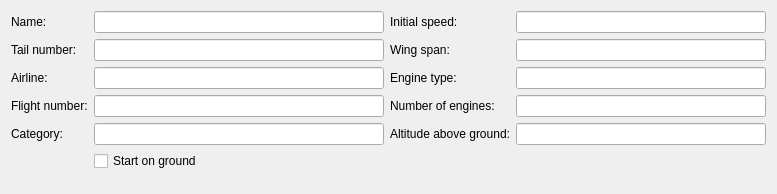
<?xml version="1.0" encoding="UTF-8"?>
<ui version="4.0">
 <class>AircraftTypeWidget</class>
 <widget class="QWidget" name="AircraftTypeWidget">
  <property name="geometry">
   <rect>
    <x>0</x>
    <y>0</y>
    <width>777</width>
    <height>194</height>
   </rect>
  </property>
  <property name="windowTitle">
   <string>Form</string>
  </property>
  <layout class="QGridLayout" name="gridLayout">
   <item row="0" column="0">
    <layout class="QFormLayout" name="formLayout">
     <item row="0" column="0">
      <widget class="QLabel" name="label_5">
       <property name="text">
        <string>Name:</string>
       </property>
      </widget>
     </item>
     <item row="0" column="1">
      <widget class="QLineEdit" name="nameLineEdit">
       <property name="minimumSize">
        <size>
         <width>250</width>
         <height>0</height>
        </size>
       </property>
       <property name="readOnly">
        <bool>true</bool>
       </property>
      </widget>
     </item>
     <item row="1" column="0">
      <widget class="QLabel" name="label_13">
       <property name="text">
        <string>Tail number:</string>
       </property>
      </widget>
     </item>
     <item row="1" column="1">
      <widget class="QLineEdit" name="tailNumberLineEdit">
       <property name="minimumSize">
        <size>
         <width>250</width>
         <height>0</height>
        </size>
       </property>
       <property name="text">
        <string/>
       </property>
       <property name="readOnly">
        <bool>true</bool>
       </property>
      </widget>
     </item>
     <item row="2" column="0">
      <widget class="QLabel" name="label_6">
       <property name="text">
        <string>Airline:</string>
       </property>
      </widget>
     </item>
     <item row="2" column="1">
      <widget class="QLineEdit" name="airlineLineEdit">
       <property name="minimumSize">
        <size>
         <width>250</width>
         <height>0</height>
        </size>
       </property>
       <property name="readOnly">
        <bool>true</bool>
       </property>
      </widget>
     </item>
     <item row="3" column="0">
      <widget class="QLabel" name="label_7">
       <property name="text">
        <string>Flight number:</string>
       </property>
      </widget>
     </item>
     <item row="3" column="1">
      <widget class="QLineEdit" name="flightLineEdit">
       <property name="minimumSize">
        <size>
         <width>250</width>
         <height>0</height>
        </size>
       </property>
       <property name="readOnly">
        <bool>true</bool>
       </property>
      </widget>
     </item>
     <item row="4" column="0">
      <widget class="QLabel" name="label_8">
       <property name="text">
        <string>Category:</string>
       </property>
      </widget>
     </item>
     <item row="4" column="1">
      <widget class="QLineEdit" name="categoryLineEdit">
       <property name="minimumSize">
        <size>
         <width>250</width>
         <height>0</height>
        </size>
       </property>
       <property name="readOnly">
        <bool>true</bool>
       </property>
      </widget>
     </item>
     <item row="5" column="1">
      <widget class="QCheckBox" name="startOnGroundCheckBox">
       <property name="enabled">
        <bool>true</bool>
       </property>
       <property name="mouseTracking">
        <bool>false</bool>
       </property>
       <property name="focusPolicy">
        <enum>Qt::NoFocus</enum>
       </property>
       <property name="text">
        <string>Start on ground</string>
       </property>
       <property name="checkable">
        <bool>true</bool>
       </property>
       <property name="checked">
        <bool>false</bool>
       </property>
      </widget>
     </item>
    </layout>
   </item>
   <item row="0" column="1">
    <layout class="QFormLayout" name="formLayout_2">
     <item row="0" column="0">
      <widget class="QLabel" name="label_24">
       <property name="text">
        <string>Initial speed:</string>
       </property>
      </widget>
     </item>
     <item row="0" column="1">
      <widget class="QLineEdit" name="initialAirspeedLineEdit">
       <property name="minimumSize">
        <size>
         <width>250</width>
         <height>0</height>
        </size>
       </property>
       <property name="readOnly">
        <bool>true</bool>
       </property>
      </widget>
     </item>
     <item row="1" column="0">
      <widget class="QLabel" name="label_10">
       <property name="text">
        <string>Wing span:</string>
       </property>
      </widget>
     </item>
     <item row="1" column="1">
      <widget class="QLineEdit" name="wingSpanLineEdit">
       <property name="minimumSize">
        <size>
         <width>250</width>
         <height>0</height>
        </size>
       </property>
       <property name="text">
        <string/>
       </property>
       <property name="readOnly">
        <bool>true</bool>
       </property>
      </widget>
     </item>
     <item row="2" column="0">
      <widget class="QLabel" name="label_12">
       <property name="text">
        <string>Engine type:</string>
       </property>
      </widget>
     </item>
     <item row="2" column="1">
      <widget class="QLineEdit" name="engineTypeLineEdit">
       <property name="minimumSize">
        <size>
         <width>250</width>
         <height>0</height>
        </size>
       </property>
       <property name="text">
        <string/>
       </property>
       <property name="readOnly">
        <bool>true</bool>
       </property>
      </widget>
     </item>
     <item row="3" column="0">
      <widget class="QLabel" name="label_11">
       <property name="text">
        <string>Number of engines:</string>
       </property>
      </widget>
     </item>
     <item row="3" column="1">
      <widget class="QLineEdit" name="numberOfEnginesLineEdit">
       <property name="minimumSize">
        <size>
         <width>250</width>
         <height>0</height>
        </size>
       </property>
       <property name="text">
        <string/>
       </property>
       <property name="readOnly">
        <bool>true</bool>
       </property>
      </widget>
     </item>
     <item row="4" column="0">
      <widget class="QLabel" name="label_26">
       <property name="text">
        <string>Altitude above ground:</string>
       </property>
      </widget>
     </item>
     <item row="4" column="1">
      <widget class="QLineEdit" name="aircraftAltitudeAboveGroundLineEdit">
       <property name="minimumSize">
        <size>
         <width>250</width>
         <height>0</height>
        </size>
       </property>
       <property name="text">
        <string/>
       </property>
       <property name="readOnly">
        <bool>true</bool>
       </property>
      </widget>
     </item>
    </layout>
   </item>
  </layout>
 </widget>
 <resources/>
 <connections/>
</ui>
